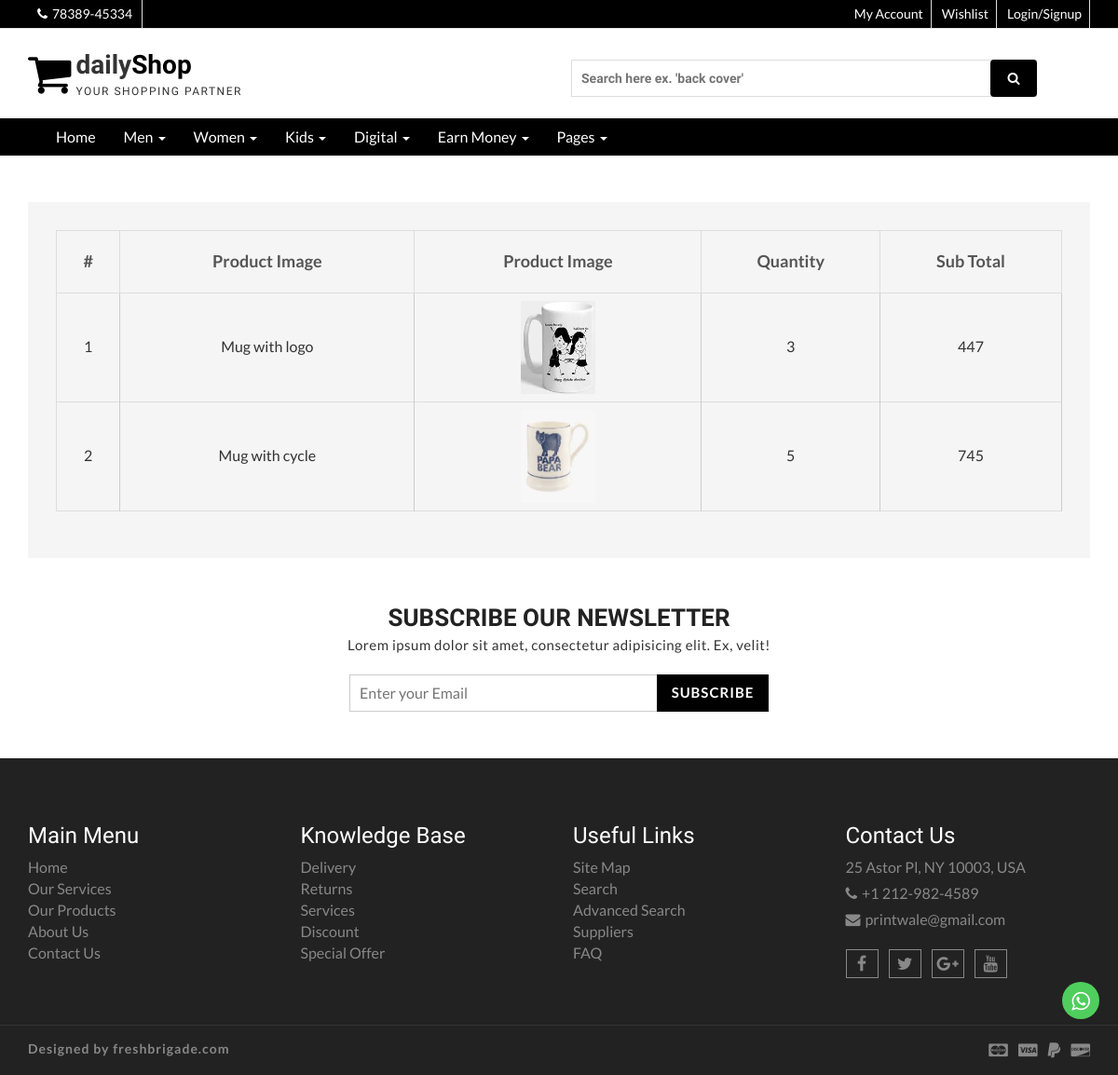
Page /order_details.php?oid=2 on the committed database.
### tables this page shows
CREATE TABLE `order_details` (
  `id` int(11) NOT NULL,
  `order_id` int(9) NOT NULL,
  `product_id` int(9) NOT NULL,
  `qty` int(9) NOT NULL,
  `sub_total` float NOT NULL
);

CREATE TABLE `products` (
  `id` int(11) NOT NULL,
  `cid` int(9) NOT NULL,
  `name` varchar(255) NOT NULL,
  `image` text NOT NULL,
  `price` int(11) NOT NULL,
  `sell_price` int(11) NOT NULL,
  `shot_desc` varchar(255) NOT NULL,
  `long_desc` text NOT NULL,
  `created` timestamp NOT NULL DEFAULT current_timestamp(),
  `status` enum('1','0') NOT NULL
);

### order_details.php (the view, shortened to what this page needs)
<?php
 include('header.php');
    ?>
 <section id="cart-view">
   <div class="container">
     <div class="row">
       <div class="col-md-12">
         <div class="cart-view-area">
           <div class="cart-view-table">
               <div class="table-responsive">
                    <table class="table">
                      <thead>
                        <tr>
                          <th>#</th>
                          <th>Product Image</th>
                          <th>Product Image</th>
                          <th>Quantity</th>
                          <th>Sub Total</th>
                        </tr>
                      </thead>
                      <tbody>
                        <?php   $uid =1;
                                $order_id = $_GET['oid'];
                                $res = mysqli_query($conn, "SELECT order_details.*,products.* FROM `order_details` INNER JOIN `products` ON order_details.product_id = products.id  WHERE order_details.order_id ='$order_id' ORDER BY order_details.id DESC");
                                while($row=mysqli_fetch_assoc($res)){
                        ?>
                        <tr>
                          <td><?php echo $uid?></td>
                          <td><a href="product-detail.php?pid=<?php echo $row['id']?>"><?php echo $row['name']?></a></td>
                          <td><img src="media/product/<?php echo $row['image']?>" alt="product image"></td>
                          <td><?php echo $row['qty']?></td>
                          <td><?php echo $row['sub_total']?></td>
                        </tr>
                      <?php $uid++; }?>
                        </tbody>
                    </table>
                </div>
           </div>
         </div>
       </div>
     </div>
   </div>
 </section>
 <?php include('footer.php'); ?>

### rows in the picture
order_details: product.name "Mug with logo", product.image (picture), qty "3", sub_total "447"
order_details: product.name "Mug with cycle", product.image (picture), qty "5", sub_total "745"
